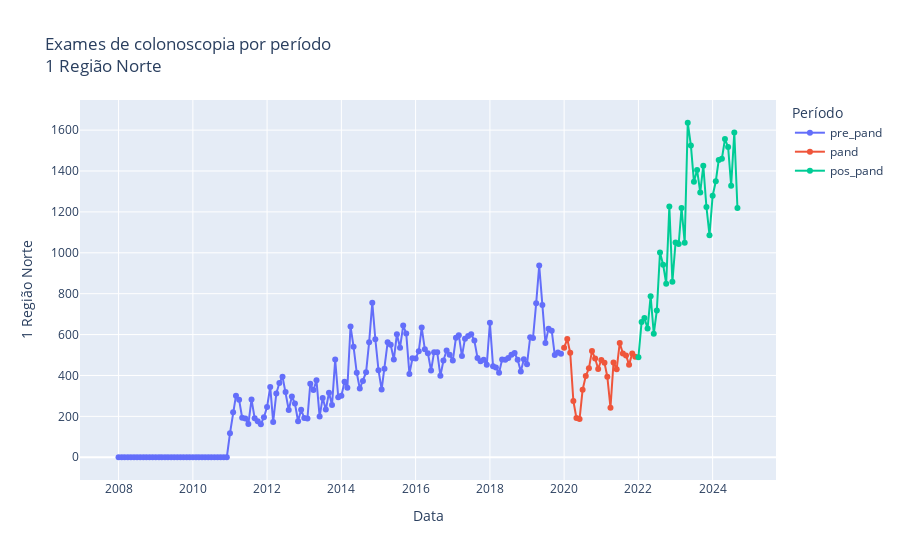
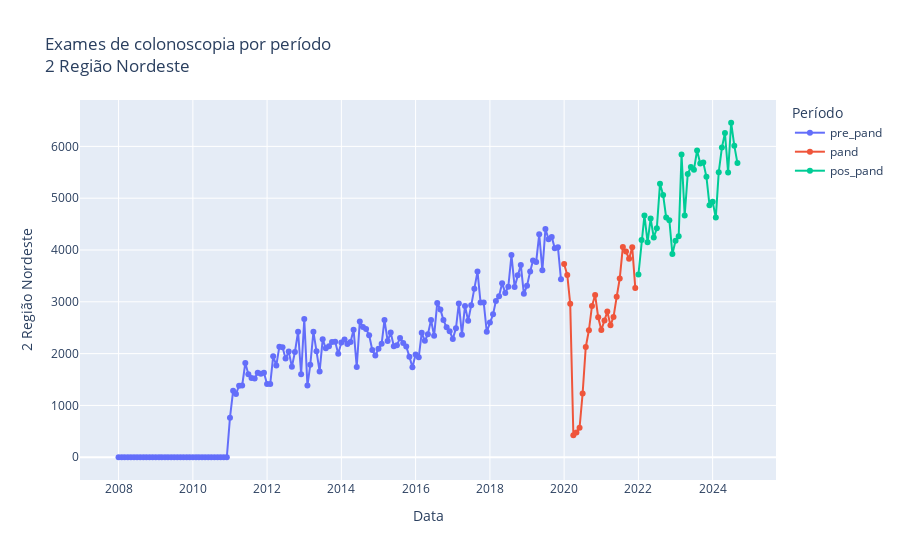
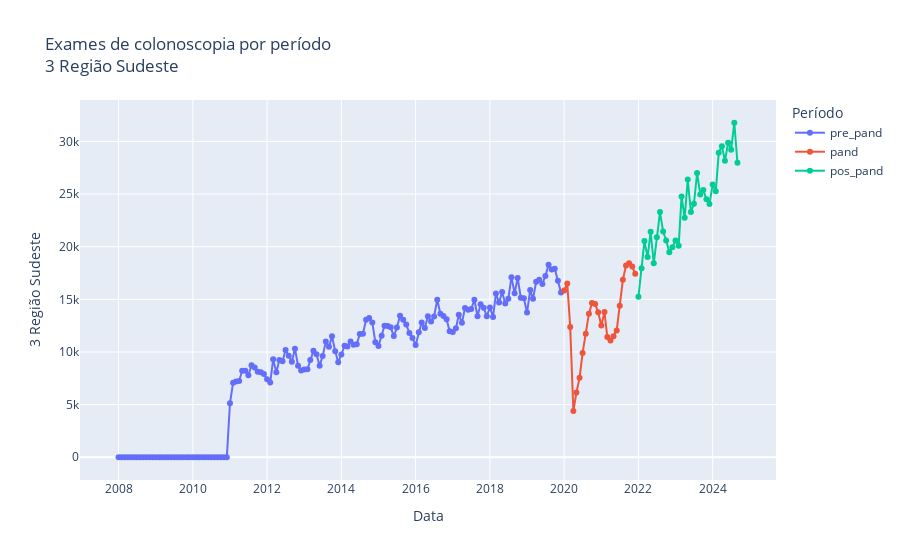
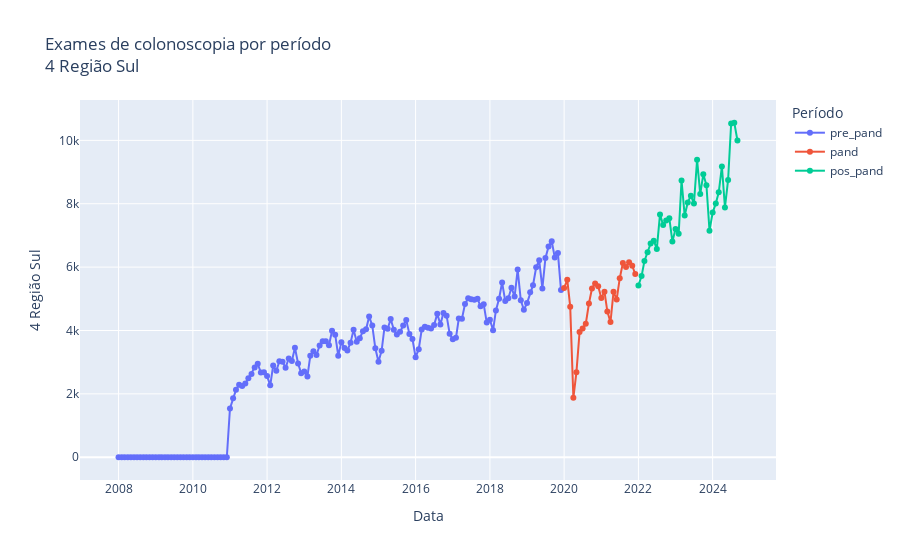

Notebook code cell kept with these figures, in order:
### Code cell
for column in columns[4:]:
    fig = px.line(df, x='Data', y=column, color='Período', markers=True, title=f"Exames de colonoscopia por período <br>{column}")
    fig.show()

### Figure 1 — Plotly figure (JSON) as saved in the notebook; plotly's stock layout.template omitted (floating-point values rounded to 4 significant figures; data arrays with more than 128 entries replaced by an {"elided": "..."} marker saying what was removed)
{"data": [{"hovertemplate": "Período=pre_pand<br>Data=%{x}<br>1 Região Norte=%{y}<extra></extra>", "legendgroup": "pre_pand", "line": {"color": "#636efa", "dash": "solid"}, "marker": {"symbol": "circle"}, "mode": "lines+markers", "name": "pre_pand", "orientation": "v", "showlegend": true, "type": "scatter", "x": {"elided": "144 str values"}, "xaxis": "x", "y": {"elided": "144 int values"}, "yaxis": "y"}, {"hovertemplate": "Período=pand<br>Data=%{x}<br>1 Região Norte=%{y}<extra></extra>", "legendgroup": "pand", "line": {"color": "#EF553B", "dash": "solid"}, "marker": {"symbol": "circle"}, "mode": "lines+markers", "name": "pand", "orientation": "v", "showlegend": true, "type": "scatter", "x": ["2020-01-01T00:00:00", "2020-02-01T00:00:00", "2020-03-01T00:00:00", "2020-04-01T00:00:00", "2020-05-01T00:00:00", "2020-06-01T00:00:00", "2020-07-01T00:00:00", "2020-08-01T00:00:00", "2020-09-01T00:00:00", "2020-10-01T00:00:00", "2020-11-01T00:00:00", "2020-12-01T00:00:00", "2021-01-01T00:00:00", "2021-02-01T00:00:00", "2021-03-01T00:00:00", "2021-04-01T00:00:00", "2021-05-01T00:00:00", "2021-06-01T00:00:00", "2021-07-01T00:00:00", "2021-08-01T00:00:00", "2021-09-01T00:00:00", "2021-10-01T00:00:00", "2021-11-01T00:00:00", "2021-12-01T00:00:00"], "xaxis": "x", "y": [536, 578, 511, 275, 192, 187, 330, 397, 435, 520, 483, 432, 476, 462, 394, 242, 464, 431, 559, 508, 498, 453, 508, 492], "yaxis": "y"}, {"hovertemplate": "Período=pos_pand<br>Data=%{x}<br>1 Região Norte=%{y}<extra></extra>", "legendgroup": "pos_pand", "line": {"color": "#00cc96", "dash": "solid"}, "marker": {"symbol": "circle"}, "mode": "lines+markers", "name": "pos_pand", "orientation": "v", "showlegend": true, "type": "scatter", "x": ["2022-01-01T00:00:00", "2022-02-01T00:00:00", "2022-03-01T00:00:00", "2022-04-01T00:00:00", "2022-05-01T00:00:00", "2022-06-01T00:00:00", "2022-07-01T00:00:00", "2022-08-01T00:00:00", "2022-09-01T00:00:00", "2022-10-01T00:00:00", "2022-11-01T00:00:00", "2022-12-01T00:00:00", "2023-01-01T00:00:00", "2023-02-01T00:00:00", "2023-03-01T00:00:00", "2023-04-01T00:00:00", "2023-05-01T00:00:00", "2023-06-01T00:00:00", "2023-07-01T00:00:00", "2023-08-01T00:00:00", "2023-09-01T00:00:00", "2023-10-01T00:00:00", "2023-11-01T00:00:00", "2023-12-01T00:00:00", "2024-01-01T00:00:00", "2024-02-01T00:00:00", "2024-03-01T00:00:00", "2024-04-01T00:00:00", "2024-05-01T00:00:00", "2024-06-01T00:00:00", "2024-07-01T00:00:00", "2024-08-01T00:00:00", "2024-09-01T00:00:00"], "xaxis": "x", "y": [489, 661, 681, 630, 788, 604, 718, 1001, 942, 849, 1227, 858, 1050, 1043, 1219, 1049, 1636, 1525, 1347, 1405, 1295, 1426, 1224, 1086, 1279, 1350, 1454, 1460, 1556, 1518, 1328, 1588, 1219], "yaxis": "y"}], "layout": {"legend": {"title": {"text": "Período"}, "tracegroupgap": 0}, "title": {"text": "Exames de colonoscopia por período <br>1 Região Norte"}, "xaxis": {"anchor": "y", "domain": [0, 1], "title": {"text": "Data"}}, "yaxis": {"anchor": "x", "domain": [0, 1], "title": {"text": "1 Região Norte"}}}}

### Figure 2 — Plotly figure (JSON) as saved in the notebook; plotly's stock layout.template omitted (floating-point values rounded to 4 significant figures; data arrays with more than 128 entries replaced by an {"elided": "..."} marker saying what was removed)
{"data": [{"hovertemplate": "Período=pre_pand<br>Data=%{x}<br>2 Região Nordeste=%{y}<extra></extra>", "legendgroup": "pre_pand", "line": {"color": "#636efa", "dash": "solid"}, "marker": {"symbol": "circle"}, "mode": "lines+markers", "name": "pre_pand", "orientation": "v", "showlegend": true, "type": "scatter", "x": {"elided": "144 str values"}, "xaxis": "x", "y": {"elided": "144 int values"}, "yaxis": "y"}, {"hovertemplate": "Período=pand<br>Data=%{x}<br>2 Região Nordeste=%{y}<extra></extra>", "legendgroup": "pand", "line": {"color": "#EF553B", "dash": "solid"}, "marker": {"symbol": "circle"}, "mode": "lines+markers", "name": "pand", "orientation": "v", "showlegend": true, "type": "scatter", "x": ["2020-01-01T00:00:00", "2020-02-01T00:00:00", "2020-03-01T00:00:00", "2020-04-01T00:00:00", "2020-05-01T00:00:00", "2020-06-01T00:00:00", "2020-07-01T00:00:00", "2020-08-01T00:00:00", "2020-09-01T00:00:00", "2020-10-01T00:00:00", "2020-11-01T00:00:00", "2020-12-01T00:00:00", "2021-01-01T00:00:00", "2021-02-01T00:00:00", "2021-03-01T00:00:00", "2021-04-01T00:00:00", "2021-05-01T00:00:00", "2021-06-01T00:00:00", "2021-07-01T00:00:00", "2021-08-01T00:00:00", "2021-09-01T00:00:00", "2021-10-01T00:00:00", "2021-11-01T00:00:00", "2021-12-01T00:00:00"], "xaxis": "x", "y": [3730, 3519, 2963, 424, 479, 569, 1231, 2128, 2453, 2920, 3133, 2702, 2457, 2640, 2811, 2547, 2709, 3096, 3448, 4060, 3969, 3831, 4054, 3269], "yaxis": "y"}, {"hovertemplate": "Período=pos_pand<br>Data=%{x}<br>2 Região Nordeste=%{y}<extra></extra>", "legendgroup": "pos_pand", "line": {"color": "#00cc96", "dash": "solid"}, "marker": {"symbol": "circle"}, "mode": "lines+markers", "name": "pos_pand", "orientation": "v", "showlegend": true, "type": "scatter", "x": ["2022-01-01T00:00:00", "2022-02-01T00:00:00", "2022-03-01T00:00:00", "2022-04-01T00:00:00", "2022-05-01T00:00:00", "2022-06-01T00:00:00", "2022-07-01T00:00:00", "2022-08-01T00:00:00", "2022-09-01T00:00:00", "2022-10-01T00:00:00", "2022-11-01T00:00:00", "2022-12-01T00:00:00", "2023-01-01T00:00:00", "2023-02-01T00:00:00", "2023-03-01T00:00:00", "2023-04-01T00:00:00", "2023-05-01T00:00:00", "2023-06-01T00:00:00", "2023-07-01T00:00:00", "2023-08-01T00:00:00", "2023-09-01T00:00:00", "2023-10-01T00:00:00", "2023-11-01T00:00:00", "2023-12-01T00:00:00", "2024-01-01T00:00:00", "2024-02-01T00:00:00", "2024-03-01T00:00:00", "2024-04-01T00:00:00", "2024-05-01T00:00:00", "2024-06-01T00:00:00", "2024-07-01T00:00:00", "2024-08-01T00:00:00", "2024-09-01T00:00:00"], "xaxis": "x", "y": [3527, 4191, 4667, 4151, 4607, 4241, 4421, 5278, 5061, 4625, 4574, 3924, 4180, 4265, 5841, 4665, 5467, 5602, 5550, 5922, 5671, 5689, 5412, 4865, 4932, 4626, 5502, 5977, 6259, 5498, 6456, 6013, 5678], "yaxis": "y"}], "layout": {"legend": {"title": {"text": "Período"}, "tracegroupgap": 0}, "title": {"text": "Exames de colonoscopia por período <br>2 Região Nordeste"}, "xaxis": {"anchor": "y", "domain": [0, 1], "title": {"text": "Data"}}, "yaxis": {"anchor": "x", "domain": [0, 1], "title": {"text": "2 Região Nordeste"}}}}

### Figure 3 — Plotly figure (JSON) as saved in the notebook; plotly's stock layout.template omitted (floating-point values rounded to 4 significant figures; data arrays with more than 128 entries replaced by an {"elided": "..."} marker saying what was removed)
{"data": [{"hovertemplate": "Período=pre_pand<br>Data=%{x}<br>3 Região Sudeste=%{y}<extra></extra>", "legendgroup": "pre_pand", "line": {"color": "#636efa", "dash": "solid"}, "marker": {"symbol": "circle"}, "mode": "lines+markers", "name": "pre_pand", "orientation": "v", "showlegend": true, "type": "scatter", "x": {"elided": "144 str values"}, "xaxis": "x", "y": {"elided": "144 int values"}, "yaxis": "y"}, {"hovertemplate": "Período=pand<br>Data=%{x}<br>3 Região Sudeste=%{y}<extra></extra>", "legendgroup": "pand", "line": {"color": "#EF553B", "dash": "solid"}, "marker": {"symbol": "circle"}, "mode": "lines+markers", "name": "pand", "orientation": "v", "showlegend": true, "type": "scatter", "x": ["2020-01-01T00:00:00", "2020-02-01T00:00:00", "2020-03-01T00:00:00", "2020-04-01T00:00:00", "2020-05-01T00:00:00", "2020-06-01T00:00:00", "2020-07-01T00:00:00", "2020-08-01T00:00:00", "2020-09-01T00:00:00", "2020-10-01T00:00:00", "2020-11-01T00:00:00", "2020-12-01T00:00:00", "2021-01-01T00:00:00", "2021-02-01T00:00:00", "2021-03-01T00:00:00", "2021-04-01T00:00:00", "2021-05-01T00:00:00", "2021-06-01T00:00:00", "2021-07-01T00:00:00", "2021-08-01T00:00:00", "2021-09-01T00:00:00", "2021-10-01T00:00:00", "2021-11-01T00:00:00", "2021-12-01T00:00:00"], "xaxis": "x", "y": [15840, 16502, 12377, 4387, 6145, 7548, 9913, 11729, 13642, 14645, 14550, 13781, 12519, 13795, 11421, 11090, 11493, 12029, 14393, 16858, 18213, 18430, 18116, 17432], "yaxis": "y"}, {"hovertemplate": "Período=pos_pand<br>Data=%{x}<br>3 Região Sudeste=%{y}<extra></extra>", "legendgroup": "pos_pand", "line": {"color": "#00cc96", "dash": "solid"}, "marker": {"symbol": "circle"}, "mode": "lines+markers", "name": "pos_pand", "orientation": "v", "showlegend": true, "type": "scatter", "x": ["2022-01-01T00:00:00", "2022-02-01T00:00:00", "2022-03-01T00:00:00", "2022-04-01T00:00:00", "2022-05-01T00:00:00", "2022-06-01T00:00:00", "2022-07-01T00:00:00", "2022-08-01T00:00:00", "2022-09-01T00:00:00", "2022-10-01T00:00:00", "2022-11-01T00:00:00", "2022-12-01T00:00:00", "2023-01-01T00:00:00", "2023-02-01T00:00:00", "2023-03-01T00:00:00", "2023-04-01T00:00:00", "2023-05-01T00:00:00", "2023-06-01T00:00:00", "2023-07-01T00:00:00", "2023-08-01T00:00:00", "2023-09-01T00:00:00", "2023-10-01T00:00:00", "2023-11-01T00:00:00", "2023-12-01T00:00:00", "2024-01-01T00:00:00", "2024-02-01T00:00:00", "2024-03-01T00:00:00", "2024-04-01T00:00:00", "2024-05-01T00:00:00", "2024-06-01T00:00:00", "2024-07-01T00:00:00", "2024-08-01T00:00:00", "2024-09-01T00:00:00"], "xaxis": "x", "y": [15239, 17946, 20531, 19010, 21416, 18428, 20900, 23285, 21438, 20588, 19479, 19940, 20583, 20093, 24778, 22750, 26372, 23300, 24074, 27002, 24961, 25380, 24507, 24062, 25903, 25277, 28919, 29553, 28158, 29875, 29214, 31774, 27967], "yaxis": "y"}], "layout": {"legend": {"title": {"text": "Período"}, "tracegroupgap": 0}, "title": {"text": "Exames de colonoscopia por período <br>3 Região Sudeste"}, "xaxis": {"anchor": "y", "domain": [0, 1], "title": {"text": "Data"}}, "yaxis": {"anchor": "x", "domain": [0, 1], "title": {"text": "3 Região Sudeste"}}}}

### Figure 4 — Plotly figure (JSON) as saved in the notebook; plotly's stock layout.template omitted (floating-point values rounded to 4 significant figures; data arrays with more than 128 entries replaced by an {"elided": "..."} marker saying what was removed)
{"data": [{"hovertemplate": "Período=pre_pand<br>Data=%{x}<br>4 Região Sul=%{y}<extra></extra>", "legendgroup": "pre_pand", "line": {"color": "#636efa", "dash": "solid"}, "marker": {"symbol": "circle"}, "mode": "lines+markers", "name": "pre_pand", "orientation": "v", "showlegend": true, "type": "scatter", "x": {"elided": "144 str values"}, "xaxis": "x", "y": {"elided": "144 int values"}, "yaxis": "y"}, {"hovertemplate": "Período=pand<br>Data=%{x}<br>4 Região Sul=%{y}<extra></extra>", "legendgroup": "pand", "line": {"color": "#EF553B", "dash": "solid"}, "marker": {"symbol": "circle"}, "mode": "lines+markers", "name": "pand", "orientation": "v", "showlegend": true, "type": "scatter", "x": ["2020-01-01T00:00:00", "2020-02-01T00:00:00", "2020-03-01T00:00:00", "2020-04-01T00:00:00", "2020-05-01T00:00:00", "2020-06-01T00:00:00", "2020-07-01T00:00:00", "2020-08-01T00:00:00", "2020-09-01T00:00:00", "2020-10-01T00:00:00", "2020-11-01T00:00:00", "2020-12-01T00:00:00", "2021-01-01T00:00:00", "2021-02-01T00:00:00", "2021-03-01T00:00:00", "2021-04-01T00:00:00", "2021-05-01T00:00:00", "2021-06-01T00:00:00", "2021-07-01T00:00:00", "2021-08-01T00:00:00", "2021-09-01T00:00:00", "2021-10-01T00:00:00", "2021-11-01T00:00:00", "2021-12-01T00:00:00"], "xaxis": "x", "y": [5342, 5600, 4753, 1875, 2680, 3951, 4060, 4210, 4852, 5326, 5486, 5396, 5023, 5224, 4603, 4265, 5221, 4981, 5646, 6129, 6005, 6153, 6044, 5779], "yaxis": "y"}, {"hovertemplate": "Período=pos_pand<br>Data=%{x}<br>4 Região Sul=%{y}<extra></extra>", "legendgroup": "pos_pand", "line": {"color": "#00cc96", "dash": "solid"}, "marker": {"symbol": "circle"}, "mode": "lines+markers", "name": "pos_pand", "orientation": "v", "showlegend": true, "type": "scatter", "x": ["2022-01-01T00:00:00", "2022-02-01T00:00:00", "2022-03-01T00:00:00", "2022-04-01T00:00:00", "2022-05-01T00:00:00", "2022-06-01T00:00:00", "2022-07-01T00:00:00", "2022-08-01T00:00:00", "2022-09-01T00:00:00", "2022-10-01T00:00:00", "2022-11-01T00:00:00", "2022-12-01T00:00:00", "2023-01-01T00:00:00", "2023-02-01T00:00:00", "2023-03-01T00:00:00", "2023-04-01T00:00:00", "2023-05-01T00:00:00", "2023-06-01T00:00:00", "2023-07-01T00:00:00", "2023-08-01T00:00:00", "2023-09-01T00:00:00", "2023-10-01T00:00:00", "2023-11-01T00:00:00", "2023-12-01T00:00:00", "2024-01-01T00:00:00", "2024-02-01T00:00:00", "2024-03-01T00:00:00", "2024-04-01T00:00:00", "2024-05-01T00:00:00", "2024-06-01T00:00:00", "2024-07-01T00:00:00", "2024-08-01T00:00:00", "2024-09-01T00:00:00"], "xaxis": "x", "y": [5423, 5716, 6194, 6471, 6746, 6836, 6573, 7664, 7328, 7473, 7544, 6808, 7203, 7053, 8734, 7626, 8042, 8251, 8009, 9385, 8305, 8928, 8586, 7147, 7722, 8011, 8361, 9176, 7883, 8751, 10530, 10556, 9997], "yaxis": "y"}], "layout": {"legend": {"title": {"text": "Período"}, "tracegroupgap": 0}, "title": {"text": "Exames de colonoscopia por período <br>4 Região Sul"}, "xaxis": {"anchor": "y", "domain": [0, 1], "title": {"text": "Data"}}, "yaxis": {"anchor": "x", "domain": [0, 1], "title": {"text": "4 Região Sul"}}}}
